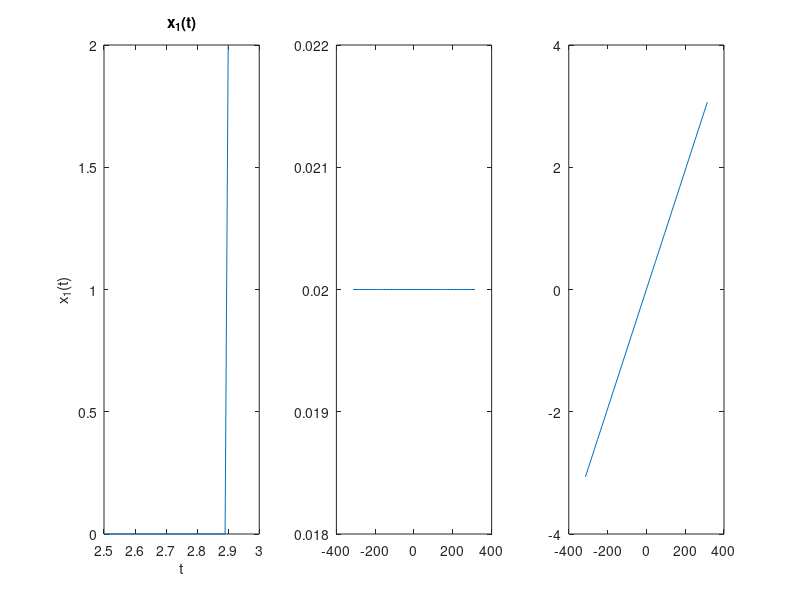

The MATLAB source for this figure:
clear;

T=2.9-2.5;

inct=0.01;
t=2.5:inct:2.9;
fs=1/inct;
N=T/inct; % Definimos el número de muestras
x= 0.*(t<2.9)+2.*((t>=2.9)&(t<=3))+0.*(t>3);

subplot(1,3,1);
plot(t,x)
xlabel('t');
ylabel('x_1(t)');
title('x_1(t)');



X1=fft(x)/fs; % Calculamos la FFT y dividimos entre fs para ajustar la amplitud de la FFT y que se corresponda con la amplitud real de la FT
wn=2*pi*(-fs/2:fs/N:fs/2); % Definimos el eje de frecuencias centrado
incw=2*pi*fs/N; % Mínimo incremento frecuencial (entre muestras contiguas)

subplot(1,3,2);
plot(wn,abs(fftshift(X1))); % Representamos la FT

subplot(1,3,3);
plot(wn,angle(fftshift(X1)));